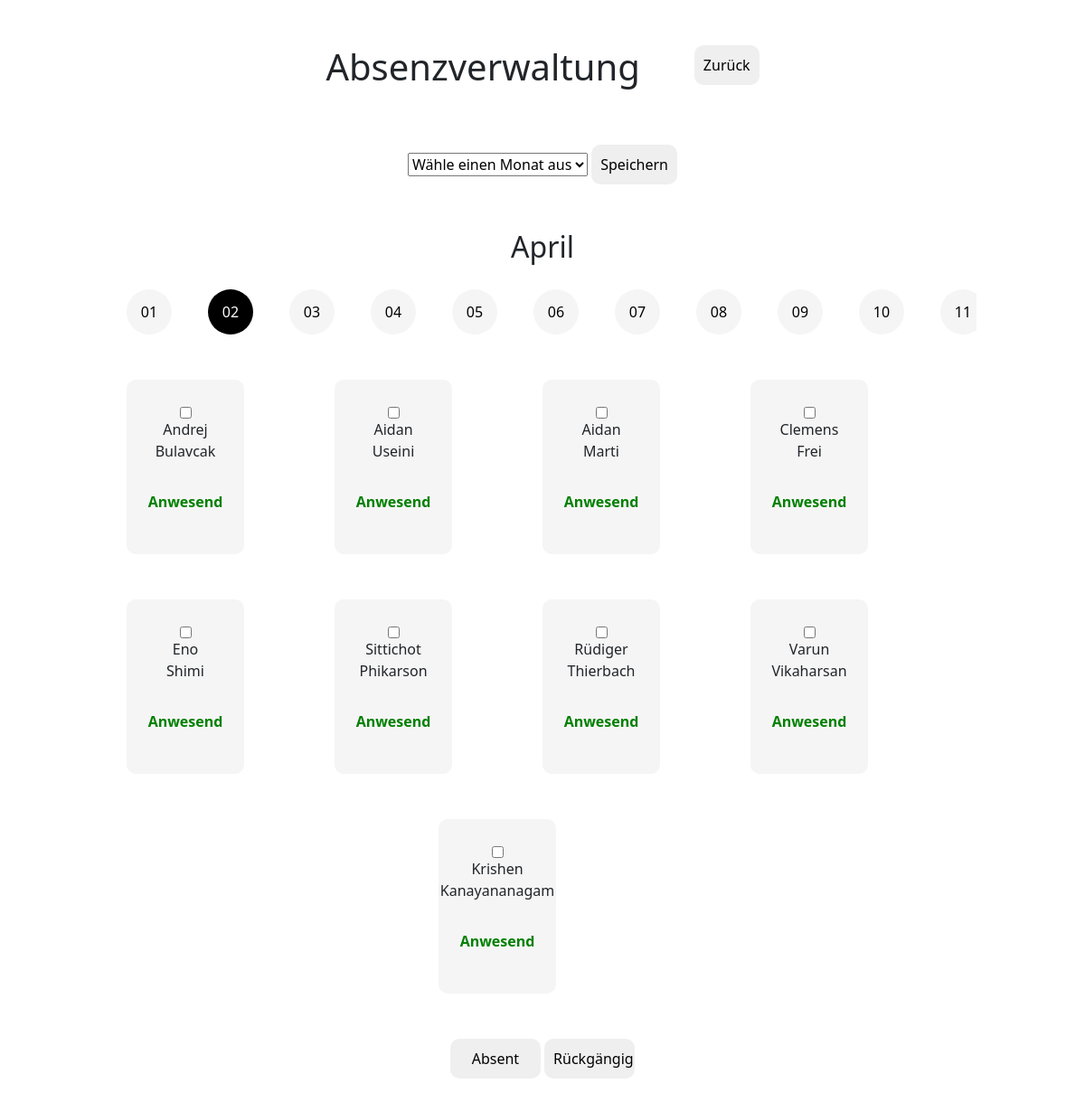
Page /Absenzen.php on the committed database.
### tables this page shows
CREATE TABLE TSpeicher (SpeichId INTEGER PRIMARY KEY, SpeichKlasse, SpeichDatum, SpeichMonat);

CREATE TABLE TSchueler (SchuelerId INTEGER PRIMARY KEY, SchuelerName, SchuelerVorname, SchuelerKlasse);

### Absenzen.php (the view, shortened to what this page needs)
<html>
<head>
    <link href="https://cdn.jsdelivr.net/npm/bootstrap@5.1.3/dist/css/bootstrap.min.css" rel="stylesheet">
    <link rel="stylesheet" href="css/style.css">
    <?php
    $db = new SQLite3("sq3.db");
    ?>
</head>
<body>
    <div class="header">
        <h1 class="title">Absenzverwaltung</h1>
        <form action="index.php">
            <button class="back">Zurück</button>
        </form>
    </div>
    <form action="Absenzen.php" method="post">
        <select name="month">
            <option value="">Wähle einen Monat aus</option>
        </select>
        <button class="speich">Speichern</button>
        <?php
        $monat = $db->query("SELECT * FROM TSpeicher  WHERE SpeichId='1';");
        $monat2 = $monat->fetchArray(SQLITE3_ASSOC);
        $monaat = $monat2['SpeichMonat'];
        ?>
        <h2 class="month"><?php echo $monaat; ?></h2>
        <div class="slide">
            <div class="daten">
                <?php
                if ($monaat == "April") {
                    $begin = new DateTime("2022-04-01");
                    $end   = new DateTime("2022-04-30");
                }
                $datumm2 = $monat2['SpeichDatum'];
                for ($i = $begin; $i <= $end; $i->modify('+1 day')) {
                    if ($i->format("Y-m-d") == $datumm2) {
                        $backg = "black";
                    } else {
                        $backg = "whitesmoke";
                    }
                    if ($i->format("Y-m-d") == $datumm2) {
                        $col = "white";
                    } else {
                        $col = "black";
                    }
                    echo "<div class=slide id=demo>" . "<button  id='buttonDemo' style='background-color:" . $backg . "; color:" . $col . ";' class=date name='daten' value=" . $i->format("Y-m-d") . ">" . $i->format("d") . "</button>"  . "</div>";
                }
                ?>
            </div>
        </div>
        <div class="Schueler">
            <?php
            $res = $db->query("SELECT * FROM TSchueler u, TSpeicher p WHERE u.SchuelerKlasse = p.SpeichKlasse");
            while ($row = $res->fetchArray(SQLITE3_ASSOC)) {
                $count = $db->querySingle("SELECT count(*) FROM TAbsenzen a, TSpeicher s WHERE a.AbsDatum = s.SpeichDatum AND a.SchuelerId = '$row[SchuelerId]'");
                if ($count == 1) {
                    $absent = "Absent";
                    $anwesend = "";
                } else {
                    $absent = "";
                    $anwesend = "Anwesend";
                }
                echo "<div class=student>" . "<input type=checkbox name='name[]'  value=" . $row['SchuelerId'] . ">" . "<p>" . $row['SchuelerVorname'] . ' ' . $row['SchuelerName'] . "</p>" . "<p class=absent>" . $absent . "</p>" . "<p class=anwesend>" . $anwesend . "</p>" . "</div>";
            }
            ?>
        </div>
        <input class="submit" type="submit" name="submit" value="Absent">
        <input class="submit" type="submit" name="rückgängig" value="Rückgängig">
    </form>
</body>
</html>

### css/style.css (style rules this page uses)
body { justify-content: center; margin-left: auto; margin-right: auto; width: 80% !important; text-align: center; }
.header { text-align: center; display: flex; justify-content: center; margin-top: 50px; margin-bottom: 50px; }
.title { margin-right: 60px; }
.submit { width: 100px; }
.anwesend { color: green; font-style: bold; }
body { width: 100%; }
.month { margin-top: 50px; }
.daten { display: flex; overflow-x: auto; overflow-y: hidden; white-space: nowrap; }
.date { margin: 20px; border-style: none; width: 50px; height: 50px; border-radius: 50%; margin-bottom: 50px; background-color: whitesmoke; }

### Absenzen.php (style rules this page uses)
.back { border-style: none; border-radius: 10px; padding: 10px; }
.speich { border-style: none; border-radius: 10px; padding: 10px; }
.submit { border-style: none; border-radius: 10px; padding: 10px; }
.student { padding: 30px; width: 130px; border-radius: 10px; text-align: center; justify-content: center; margin-right: 100px; margin-bottom: 50px; flex-wrap: wrap; display: flex; background-color: whitesmoke; }
.Schueler { margin-left: auto; margin-right: auto; text-align: center; justify-content: center; display: flex; flex-wrap: wrap; }
.anwesend { color: green; font-weight: bold; }

### rows in the picture
tspeicher: SpeichMonat "April"
tschueler: SchuelerVorname "Andrej", SchuelerName "Bulavcak", anwesend "Anwesend"
tschueler: SchuelerVorname "Aidan", SchuelerName "Useini", anwesend "Anwesend"
tschueler: SchuelerVorname "Aidan", SchuelerName "Marti", anwesend "Anwesend"
tschueler: SchuelerVorname "Clemens", SchuelerName "Frei", anwesend "Anwesend"
tschueler: SchuelerVorname "Eno", SchuelerName "Shimi", anwesend "Anwesend"
tschueler: SchuelerVorname "Sittichot", SchuelerName "Phikarson", anwesend "Anwesend"
tschueler: SchuelerVorname "Rüdiger", SchuelerName "Thierbach", anwesend "Anwesend"
tschueler: SchuelerVorname "Varun", SchuelerName "Vikaharsan", anwesend "Anwesend"
tschueler: SchuelerVorname "Krishen", SchuelerName "Kanayananagam", anwesend "Anwesend"

### other values in the picture
$i->format("d") "01"
$i->format("d") "02"
$i->format("d") "03"
$i->format("d") "04"
$i->format("d") "05"
$i->format("d") "06"
$i->format("d") "07"
$i->format("d") "08"
$i->format("d") "09"
$i->format("d") "10"
$i->format("d") "11"
